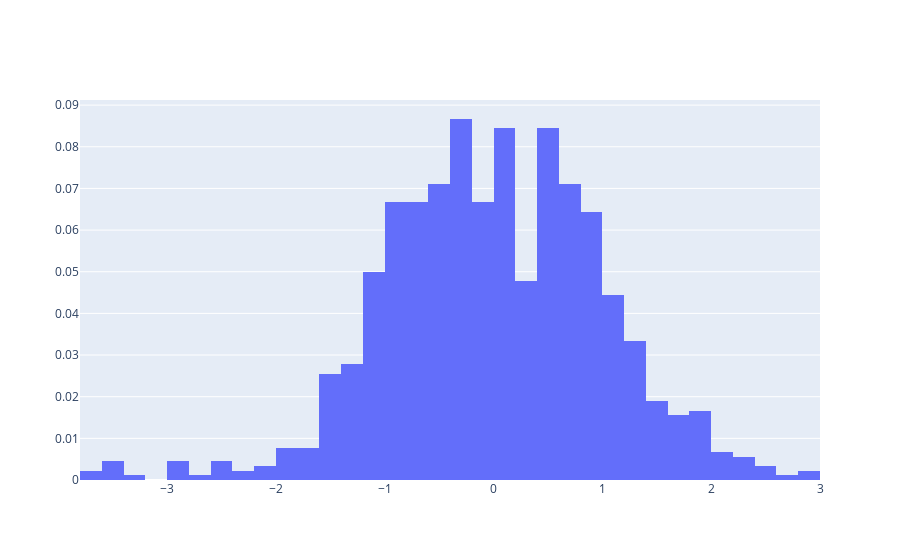
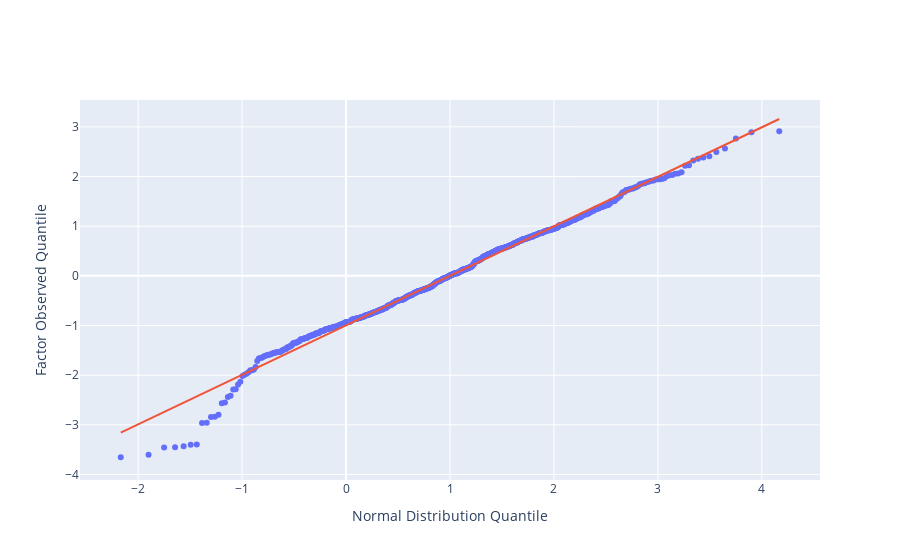
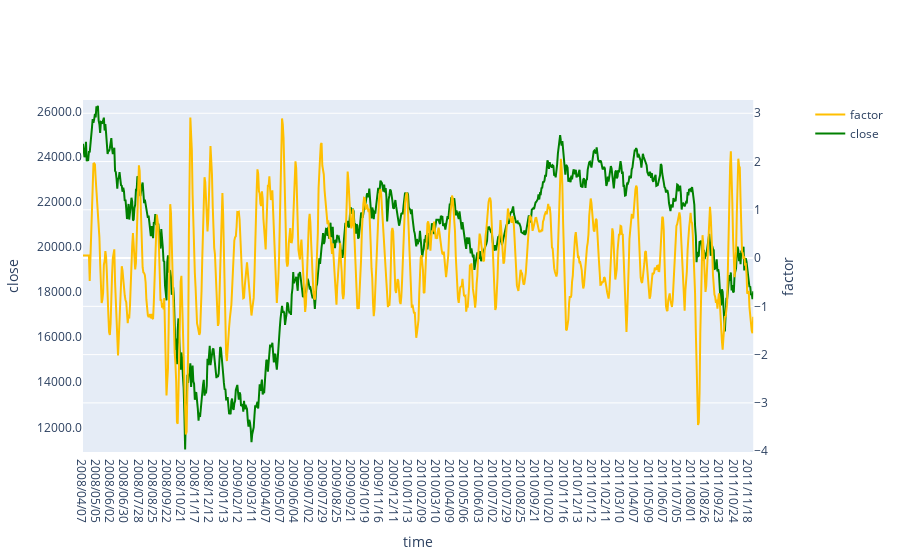
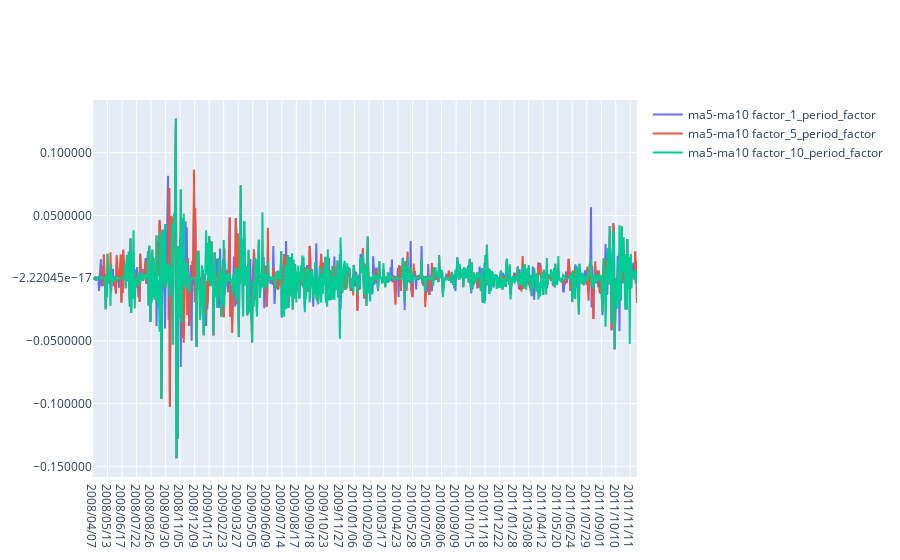

The notebook cell saved with these charts, in order:
### Code cell
# now you can evaluate your alpha in sample
factor_study.set_factor_name('ma5-ma10 factor')
factor_study.evaluate_alpha()

### Figure 1 — Plotly figure (JSON) as saved in the notebook; plotly's stock layout.template omitted (floating-point values rounded to 4 significant figures; data arrays with more than 128 entries replaced by an {"elided": "..."} marker saying what was removed)
{"data": [{"histnorm": "probability", "type": "histogram", "x": {"elided": "900 float values"}}], "layout": {}}

### Figure 2 — Plotly figure (JSON) as saved in the notebook; plotly's stock layout.template omitted (floating-point values rounded to 4 significant figures; data arrays with more than 128 entries replaced by an {"elided": "..."} marker saying what was removed)
{"data": [{"mode": "markers", "showlegend": false, "type": "scatter", "x": {"elided": "900 float values"}, "y": {"elided": "900 float values"}}, {"mode": "lines", "showlegend": false, "type": "scatter", "x": [-2.167, 4.167], "y": [-3.158, 3.158]}], "layout": {"xaxis": {"title": {"text": "Normal Distribution Quantile"}}, "yaxis": {"title": {"text": "Factor Observed Quantile"}}}}

### Figure 3 — Plotly figure (JSON) as saved in the notebook; plotly's stock layout.template omitted (floating-point values rounded to 4 significant figures; data arrays with more than 128 entries replaced by an {"elided": "..."} marker saying what was removed)
{"data": [{"line": {"color": "#FFBF00"}, "mode": "lines", "name": "factor", "type": "scatter", "x": {"elided": "900 str values"}, "xaxis": "x", "y": {"elided": "900 float values"}, "yaxis": "y2"}, {"line": {"color": "#008000"}, "mode": "lines", "name": "close", "type": "scatter", "x": {"elided": "900 str values"}, "xaxis": "x", "y": {"elided": "900 float values"}, "yaxis": "y"}], "layout": {"title": {"text": ""}, "xaxis": {"anchor": "y", "domain": [0, 0.94], "showgrid": false, "title": {"text": "time"}}, "yaxis": {"anchor": "x", "domain": [0, 1], "range": [10910.0, 26520.0], "showgrid": false, "tickformat": "g", "title": {"text": "close"}}, "yaxis2": {"anchor": "x", "overlaying": "y", "side": "right", "title": {"text": "factor"}}}}

### Figure 4 — Plotly figure (JSON) as saved in the notebook; plotly's stock layout.template omitted (floating-point values rounded to 4 significant figures; data arrays with more than 128 entries replaced by an {"elided": "..."} marker saying what was removed)
{"data": [{"mode": "lines", "name": "ma5-ma10 factor_1_period_factor", "type": "scatter", "x": {"elided": "900 str values"}, "y": {"elided": "900 float values"}}, {"mode": "lines", "name": "ma5-ma10 factor_5_period_factor", "type": "scatter", "x": {"elided": "900 str values"}, "y": {"elided": "900 float values"}}, {"mode": "lines", "name": "ma5-ma10 factor_10_period_factor", "type": "scatter", "x": {"elided": "900 str values"}, "y": {"elided": "900 float values"}}], "layout": {"yaxis": {"tickformat": "g"}}}
